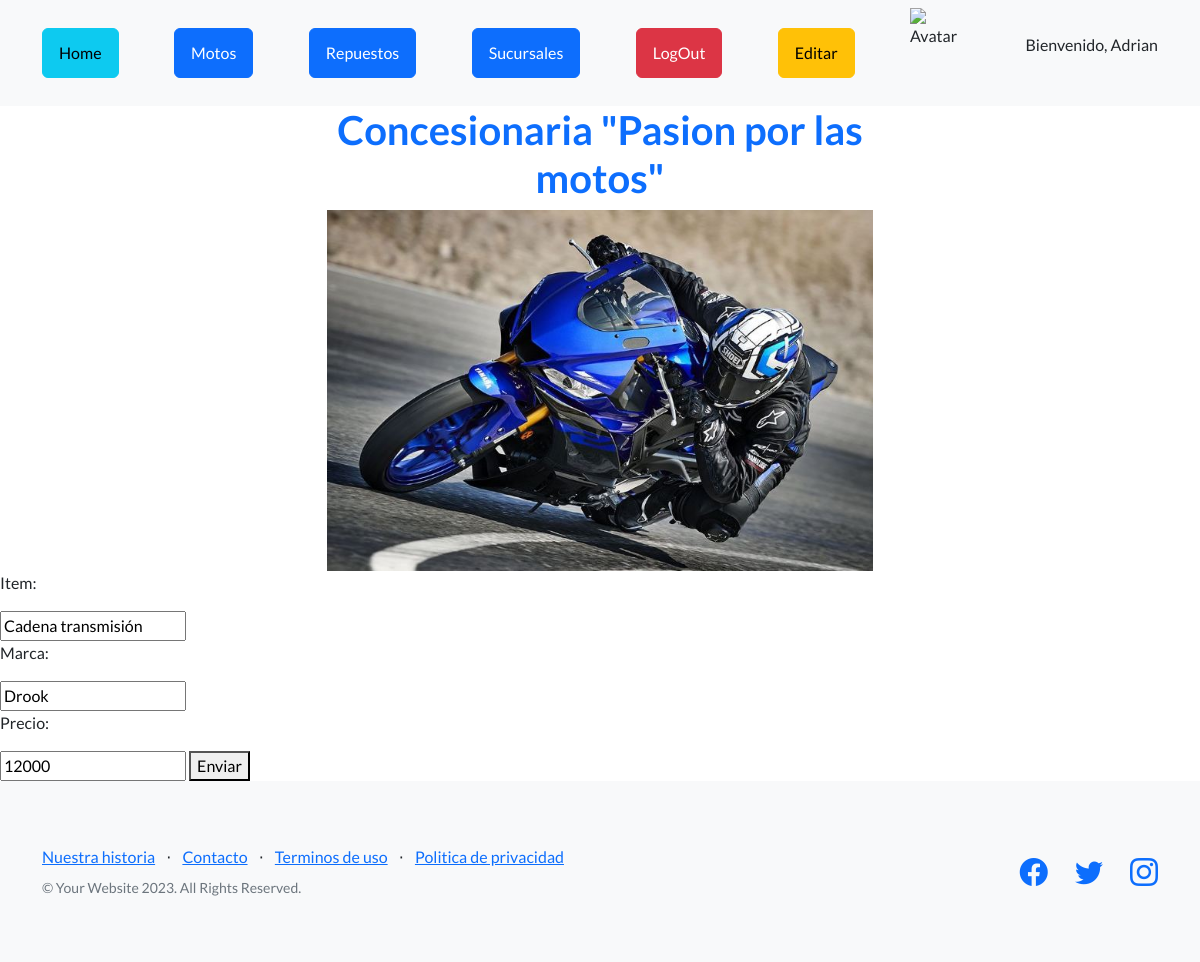
The app's page /AppCandas/editar_repuesto/1/ (signed in) with its own data.
### AppCandas/models.py (models this page shows, shortened)
class Repuesto(models.Model):
    item = models.CharField(max_length=40)
    marca = models.CharField(max_length=40)
    precio = models.IntegerField()

### AppCandas/views.py (the view)
# urls.py: path("editar_repuesto/<int:id>/", views.editar_repuesto, name="editar_repuesto"),
def editar_repuesto(request, id):
    repuesto = Repuesto.objects.get(id=id)
    if request.method == "POST":
        mi_formulario = Repuesto_formulario(request.POST)
        if mi_formulario.is_valid():
            datos = mi_formulario.cleaned_data
            repuesto.item = datos["item"]
            repuesto.marca = datos["marca"]
            repuesto.precio = datos["precio"]
            repuesto.save()
            repuesto = Repuesto.objects.all()
            return render(request, "repuestos.html", {"repuestos":repuesto})
    else:
        mi_formulario = Repuesto_formulario(initial={"item":repuesto.item, "marca": repuesto.marca, "precio":repuesto.precio})
    return render(request, "editar_repuesto.html", {"mi_formulario": mi_formulario, "repuesto":repuesto})

### AppCandas/forms.py
class Repuesto_formulario(forms.Form):
    item = forms.CharField(max_length=40)
    marca = forms.CharField(max_length=40)
    precio = forms.IntegerField()

### AppCandas/templates/editar_repuesto.html (shortened to what this page needs)
{% extends "padre.html" %}
{% load static %}
{% block contenido %}
    <form action="{% url 'editar_repuesto' repuesto.id %}" method="POST">
        <p>Item:</p>
        {{mi_formulario.item}}
        <p>Marca:</p>
        {{mi_formulario.marca}}
        <p>Precio:</p>
        {{mi_formulario.precio}}
        <button>Enviar</button>
    </form>
{% endblock %}

### AppCandas/templates/padre.html (shortened to what this page needs)
<!DOCTYPE html>
<html lang="en">
    <head>
        {% load static %}
        <link href="https://cdn.jsdelivr.net/npm/bootstrap-icons@1.5.0/font/bootstrap-icons.css" rel="stylesheet" type="text/css" />
        <link href="{% static 'AppCandas/css/styles.css' %}" rel="stylesheet" />
    </head>
    <body>
        <nav class="navbar navbar-light bg-light static-top">
            <div class="container">
                <a class="btn btn-info" href="{% url 'home' %}">Home</a>
                <a class="btn btn-primary" href="{% url 'motos' %}">Motos</a>
                <a class="btn btn-primary" href="{% url 'repuestos' %}">Repuestos</a>
                <a class="btn btn-primary" href="{% url 'sucursales' %}">Sucursales</a>
                {% if request.user.is_authenticated %}
                <a href="{% url 'logout' %}" class="btn btn-danger">LogOut</a>
                <a href="{% url 'editar_perfil' %}" class="btn btn-warning">Editar</a>
                {% endif %}
                {% if request.user.is_authenticated %}
                <img src="{{ url }}" alt="Avatar" width="60px" height="90px">
                <p>Bienvenido, {{ request.user.username }}</p>
                {% endif %}
            </div>
        </nav>
        <header class="">
            <div class="container position-relative">
                <div class="row justify-content-center">
                    <div class="col-xl-6">
                        <div class="text-center">
                            <h1 class="text-primary">Concesionaria "Pasion por las motos"</h1>
                            <img src="{% static 'AppCandas/assets/img/captura.jpg' %}" alt="" width="600px" height="600px" class="img-fluid">
                        </div>
                    </div>
                </div>
            </div>
        </header>
        {%block contenido %}
        {% endblock %}
        <footer class="footer bg-light">
            <div class="container">
                <div class="row">
                    <div class="col-lg-6 h-100 text-center text-lg-start my-auto">
                        <ul class="list-inline mb-2">
                            <li class="list-inline-item"><a href="#!">Nuestra historia</a></li>
                            <li class="list-inline-item">⋅</li>
                            <li class="list-inline-item"><a href="#!">Contacto</a></li>
                            <li class="list-inline-item">⋅</li>
                            <li class="list-inline-item"><a href="#!">Terminos de uso</a></li>
                            <li class="list-inline-item">⋅</li>
                            <li class="list-inline-item"><a href="#!">Politica de privacidad</a></li>
                        </ul>
                        <p class="text-muted small mb-4 mb-lg-0">&copy; Your Website 2023. All Rights Reserved.</p>
                    </div>
                    <div class="col-lg-6 h-100 text-center text-lg-end my-auto">
                        <ul class="list-inline mb-0">
                            <li class="list-inline-item me-4">
                                <a href="#!"><i class="bi-facebook fs-3"></i></a>
                            </li>
                            <li class="list-inline-item me-4">
                                <a href="#!"><i class="bi-twitter fs-3"></i></a>
                            </li>
                            <li class="list-inline-item">
                                <a href="#!"><i class="bi-instagram fs-3"></i></a>
                            </li>
                        </ul>
                    </div>
                </div>
            </div>
        </footer>
    </body>
</html>

### records on screen
Repuesto: item "Cadena transmisión", marca "Drook", precio "12000"

### other values on screen
{{ request.user.username }} "Adrian"
